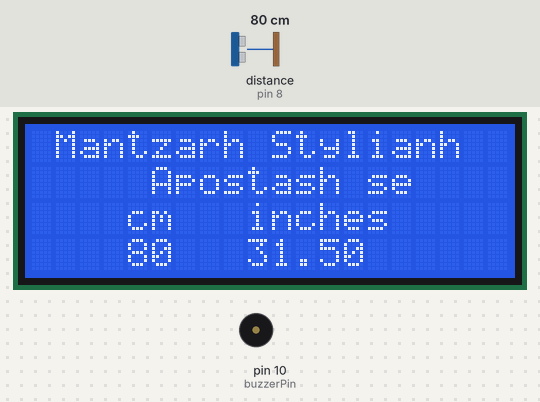
A sketch run on a simulated Arduino Uno, built with avr-gcc and run on an emulated ATmega328P. Shown: 20×4 character LCD, buzzer (waves = sounding). Wiring (inferred from the names in the program): ultrasonic range finder: trigger pin 9; echo pin 8. The inputs (shaded band) are chosen by the test bench; at power-on: distance to the obstacle (sensor on pin 8) 80 cm. The echo pulse lasts 58.3 µs per cm.

Above: at 1.3 s.
1.4 s: distance to the obstacle (sensor on pin 8) set to 2 cm
At 2.5 s:
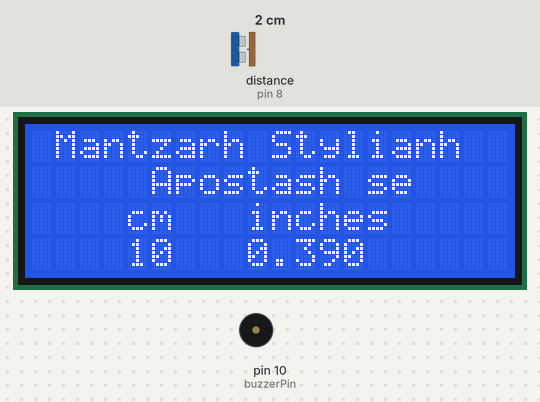
4.4 s: distance to the obstacle (sensor on pin 8) set to 18 cm
At 4.93 s:
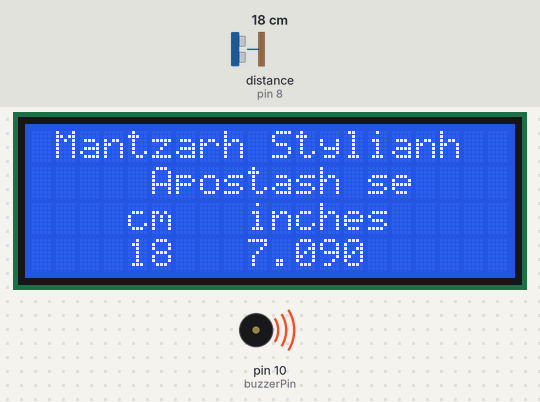
5.9 s: distance to the obstacle (sensor on pin 8) set to 9 cm
At 6.5 s:
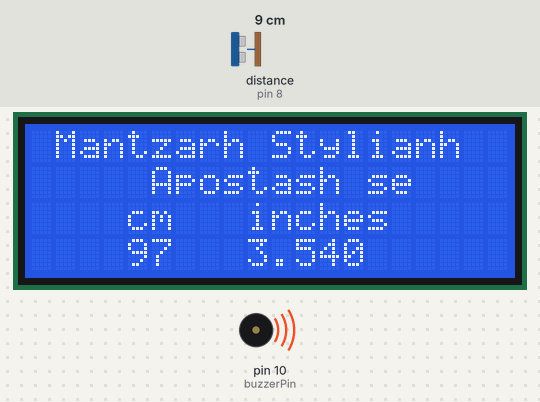
Timing chart, 0 to 8.9 s (numbered marks = the images above; inputs shaded):
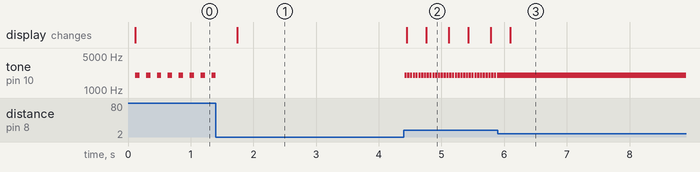

Measured:
- after the input at 1.4 s, tone on pin 10 (buzzerPin): goes on until 1.4 s, then stays silent; the display: changes after 0.35 s (image 1)
- after the input at 4.4 s, tone on pin 10 (buzzerPin): alternates 2000 Hz for 0.04 s and silent for 0.01 s, starting at once; the display: first changes after 0.05 s (image 2 shows a later state)
- after the input at 5.9 s, tone on pin 10 (buzzerPin): stops changing and stays 2000 Hz; the display: changes after 0.20 s (image 3)
- by itself, tone on pin 10 (buzzerPin): alternates 2000 Hz for 0.07 s and silent for 0.10 s

The sketch:

US_LCD.ino
```cpp
#include <LiquidCrystal_I2C.h>
LiquidCrystal_I2C lcd(0x27,20,4);

float cm; //Δήλωση μεταβλητής για μέτρηση σε εκατοστά
float inches; //Δήλωση μεταβλητής για μέτρηση σε ίντσες
const int buzzerPin = 10; //Δήλωση pin για το Buzzer
const int trigPin = 9; //Δήλωση pin για το Trig
const int echoPin = 8; //Δήλωση pin για το Echo

void setup()
{

Serial.begin(9600);
pinMode(trigPin, OUTPUT); //Δήλωση ως έξοδος
pinMode(echoPin, INPUT); //Δήλωση ως είσοδος
  lcd.init(); //Αρχικοποίηση οθόνης, οι επόμενες σειρές είναι για να δείχνουν μόνιμα τα στοιχεία αυτά
  lcd.backlight();
  lcd.setCursor(1,0); //Δήλωση πρώτα αριθμού στήλης (1) και μετά της γραμμής (0)
  lcd.print("Mantzarh Stylianh"); //Κείμενο
	lcd.setCursor(5,1);
  lcd.print("Apostash se ");
  lcd.setCursor(9,2);
  lcd.print("inches");
  lcd.setCursor(4,2);
  lcd.print("cm");

}
void loop()
{

tone(buzzerPin, 0, 0);
long duration, cm; //Επανάληψη λειτουργίας του οργάνου, για την μέτρηση του μήκους
digitalWrite(trigPin, LOW);
delayMicroseconds(2);
digitalWrite(trigPin, HIGH);
delayMicroseconds(10);
digitalWrite(trigPin, LOW);
duration = pulseIn(echoPin, HIGH,30000);

if (duration==0)
{
pinMode(echoPin, OUTPUT);
delay(10);
digitalWrite(echoPin, LOW);
delay(10);
pinMode(echoPin, INPUT);
delay(10);
}

cm = microsecondsToCentimeters(duration); //Λήψη τιμής μέτρησης
inches = cm/2.54; //Μετατροπή τιμής μέτρησης σε ίντσες

  lcd.setCursor(4,3); //Ένδειξη στην οθόνη των μετρώσεων
  lcd.print(cm);
  lcd.setCursor(9,3);
  lcd.print(inches);
  tone(buzzerPin, 2000, 70); //Αρχικοποίηση του Buzzer και δήλωση των Hz (400) και για την διάρκεια του ήχου που θα βγάλει σε msec
  delay(cm*2); //Δήλωση χτυπήματος Buzzer με χρήση της μέτρησης απόστασης για την αλλαγή του ήχου σε συνεχόμενο όταν είναι μικρή η απόσταση

}

long microsecondsToCentimeters(long microseconds)
{
return microseconds / 58;
}
```
